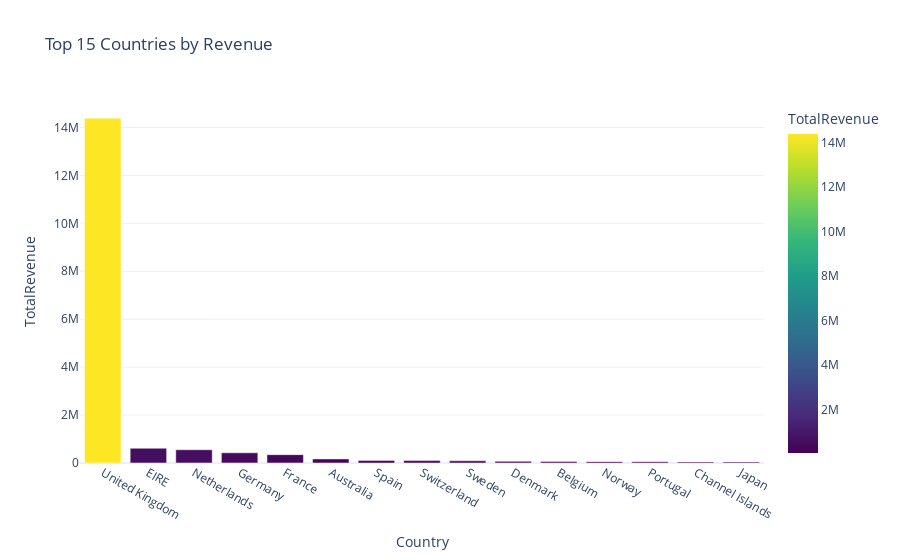
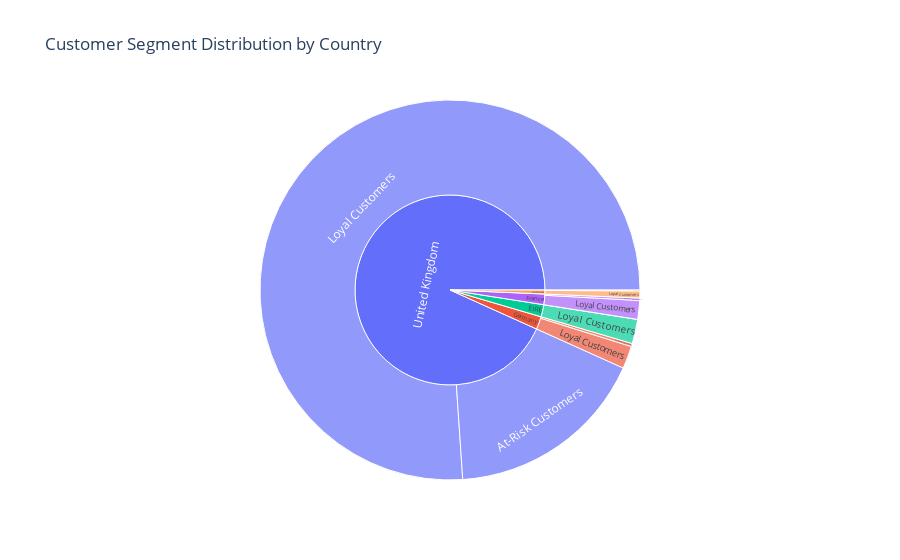

Notebook code cell kept with these figures, in order:
### Code cell
# 6. GEOGRAPHICAL INSIGHTS
print("6.  GEOGRAPHICAL ANALYSIS...")

# Revenue by country
country_revenue = transactions.groupby('Country')['TotalAmount'].agg(['sum', 'count']).reset_index()
country_revenue.columns = ['Country', 'TotalRevenue', 'TransactionCount']

# Create choropleth map (simulated with bar chart for demo)
fig = px.bar(country_revenue.nlargest(15, 'TotalRevenue'), 
             x='Country', y='TotalRevenue',
             title='Top 15 Countries by Revenue',
             color='TotalRevenue',
             color_continuous_scale='viridis')
fig.show()

# Customer distribution by country and segment
country_segment = pd.merge(transactions[['Customer ID', 'Country']], 
                          customer_segments[['CustomerID', 'Segment']],
                          left_on='Customer ID', right_on='CustomerID', how='inner')

country_segment_summary = country_segment.groupby(['Country', 'Segment']).size().reset_index(name='Count')
top_countries = country_segment_summary.groupby('Country')['Count'].sum().nlargest(5).index
country_segment_top = country_segment_summary[country_segment_summary['Country'].isin(top_countries)]

fig = px.sunburst(country_segment_top, path=['Country', 'Segment'], values='Count',
                  title='Customer Segment Distribution by Country')
fig.show()

### Figure 1 — Plotly figure (JSON) as saved in the notebook; plotly's stock layout.template omitted (floating-point values rounded to 4 significant figures)
{"data": [{"hovertemplate": "Country=%{x}<br>TotalRevenue=%{marker.color}<extra></extra>", "legendgroup": "", "marker": {"color": [14390000.0, 616600.0, 554000.0, 425000.0, 348800.0, 169300.0, 108300.0, 100100.0, 91520.0, 68580.0, 65390.0, 56320.0, 55550.0, 44620.0, 43020.0], "coloraxis": "coloraxis", "pattern": {"shape": ""}}, "name": "", "orientation": "v", "showlegend": false, "textposition": "auto", "type": "bar", "x": ["United Kingdom", "EIRE", "Netherlands", "Germany", "France", "Australia", "Spain", "Switzerland", "Sweden", "Denmark", "Belgium", "Norway", "Portugal", "Channel Islands", "Japan"], "xaxis": "x", "y": [14390000.0, 616600.0, 554000.0, 425000.0, 348800.0, 169300.0, 108300.0, 100100.0, 91520.0, 68580.0, 65390.0, 56320.0, 55550.0, 44620.0, 43020.0], "yaxis": "y"}], "layout": {"barmode": "relative", "coloraxis": {"colorbar": {"title": {"text": "TotalRevenue"}}, "colorscale": [[0, "#440154"], [0.1111, "#482878"], [0.2222, "#3e4989"], [0.3333, "#31688e"], [0.4444, "#26828e"], [0.5556, "#1f9e89"], [0.6667, "#35b779"], [0.7778, "#6ece58"], [0.8889, "#b5de2b"], [1, "#fde725"]]}, "legend": {"tracegroupgap": 0}, "title": {"text": "Top 15 Countries by Revenue"}, "xaxis": {"anchor": "y", "domain": [0, 1], "title": {"text": "Country"}}, "yaxis": {"anchor": "x", "domain": [0, 1], "title": {"text": "TotalRevenue"}}}}

### Figure 2 — Plotly figure (JSON) as saved in the notebook; plotly's stock layout.template omitted (floating-point values rounded to 4 significant figures)
{"data": [{"branchvalues": "total", "domain": {"x": [0, 1], "y": [0, 1]}, "hovertemplate": "labels=%{label}<br>Count=%{value}<br>parent=%{parent}<br>id=%{id}<extra></extra>", "ids": ["EIRE/At-Risk Customers", "EIRE/Loyal Customers", "France/At-Risk Customers", "France/Loyal Customers", "Germany/At-Risk Customers", "Germany/Loyal Customers", "Netherlands/At-Risk Customers", "Netherlands/Loyal Customers", "United Kingdom/At-Risk Customers", "United Kingdom/Loyal Customers", "EIRE", "France", "Germany", "Netherlands", "United Kingdom"], "labels": ["At-Risk Customers", "Loyal Customers", "At-Risk Customers", "Loyal Customers", "At-Risk Customers", "Loyal Customers", "At-Risk Customers", "Loyal Customers", "At-Risk Customers", "Loyal Customers", "EIRE", "France", "Germany", "Netherlands", "United Kingdom"], "name": "", "parents": ["EIRE", "EIRE", "France", "France", "Germany", "Germany", "Netherlands", "Netherlands", "United Kingdom", "United Kingdom", "", "", "", "", ""], "type": "sunburst", "values": [2.0, 15560.0, 1564.0, 11950.0, 1968.0, 14460.0, 557.0, 4528.0, 129100.0, 571300.0, 15560.0, 13510.0, 16430.0, 5085.0, 700400.0]}], "layout": {"legend": {"tracegroupgap": 0}, "title": {"text": "Customer Segment Distribution by Country"}}}
